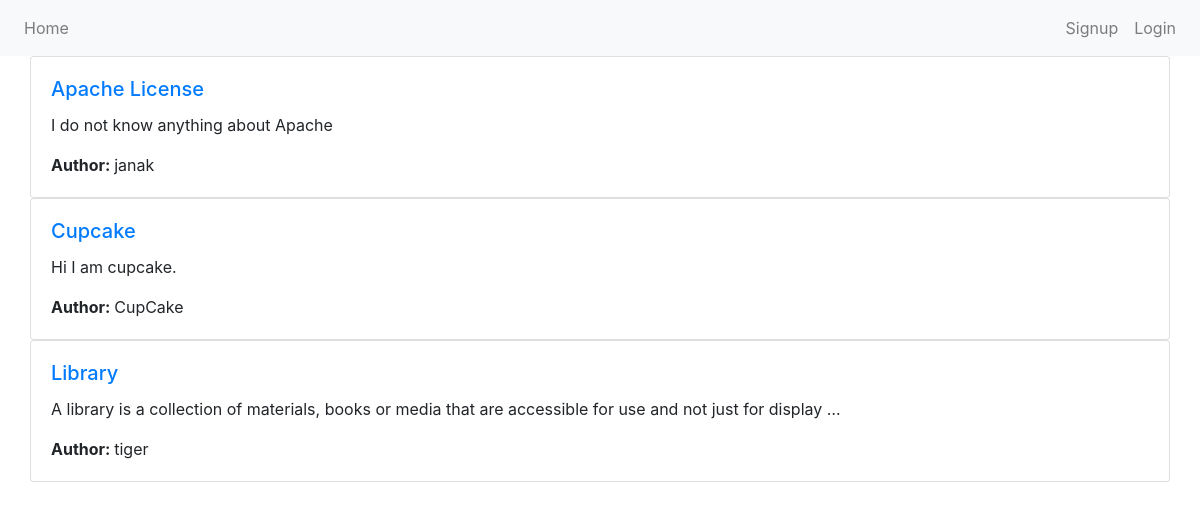
Before: / with the older database file.
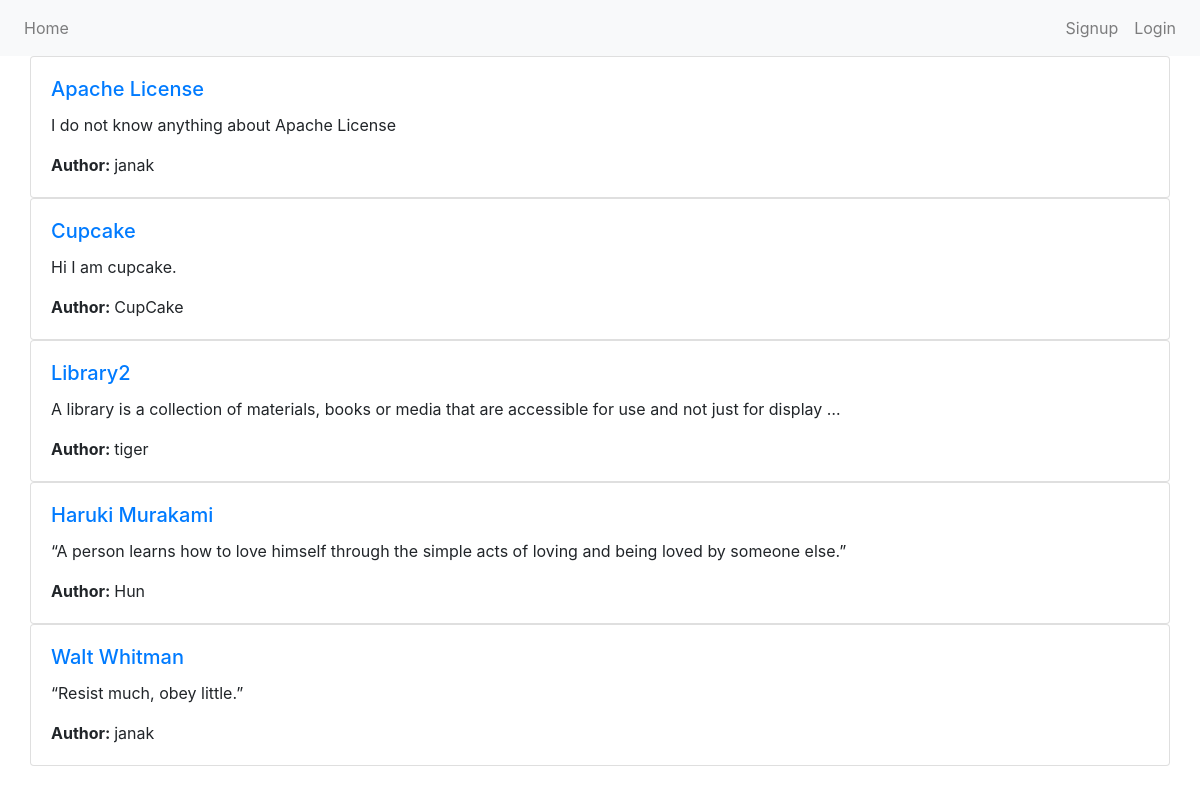
After: the same page with the newer database file.
### blog/models.py (models this page shows, shortened)
class Post(models.Model):
    title = models.CharField(max_length=200)
    author = models.ForeignKey("auth.User",on_delete=models.CASCADE,)
    body = models.TextField()

### blog/views.py (the view)
# urls.py: path("",BlogListView.as_view(),name="home"),
class BlogListView(ListView):
    model = Post
    template_name = "home.html"

### templates/home.html
{% extends "base.html" %}
{% block content %}
    <div class="container">
        <div class="row row-cols-1 row-cols-md3 g-4">
            {% for post in post_list %}
                    <div class="card">
                        <div class="card-body">
                            <h5 class="card-title fw-bold">
                                <a href="{% url 'post_detail' post.pk %}">{{post.title}}</a>
                            </h5>
                            <p class="card-text">{{post.body|truncatewords:20 }}</p>
                            <p class="card-text"><strong>Author: </strong>{{post.author}}</p>
                        </div>
                    </div>
            {% endfor %}
        </div>
    </div>
{% endblock content %}

Changed rows visible on the page:
changed Post "Apache License": body "I do not know anything about Apache" → "I do not know anything about Apache License"
changed Post "tiger": title "Library" → "Library2"
added Post: title "Haruki Murakami", body "“A person learns how to love himself through the simple acts of loving and being loved by someone else.”", author "Hun"
added Post: title "Walt Whitman", body "“Resist much, obey little.”", author "janak"
